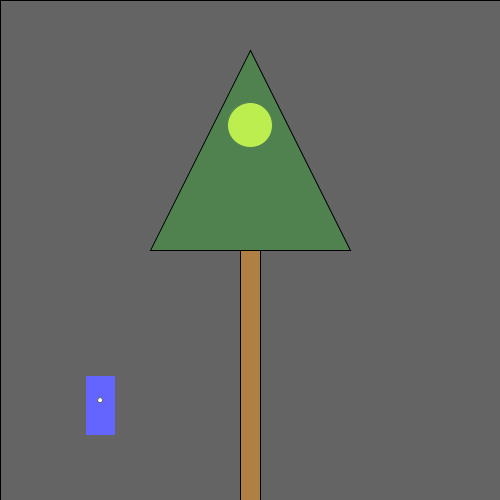
Frame 1 (no input)
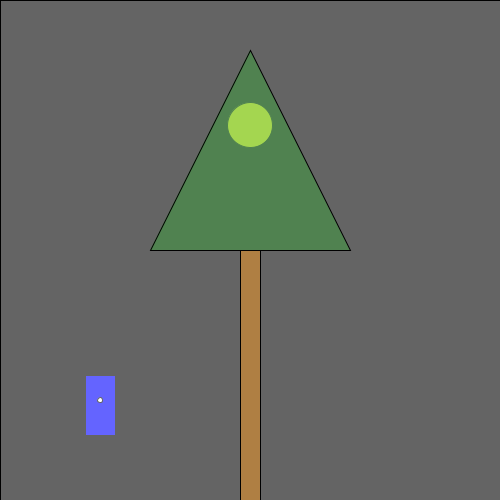
Frame 60 (the mouse pressed at the canvas centre just before this capture)
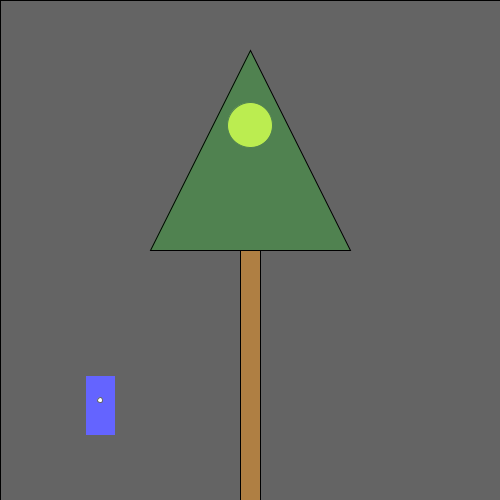
Frame 120 (the mouse held since frame 60 and released just before this capture)

The Processing sketch that drew these frames (run headless with seeded random() and noise(); from frame 60 on, the mouse is pressed at the canvas centre):

// Processing sketch: processing_109377
// ── processing_109377.pde

/*
  Norm Krumpe
  September 22, 2012
  Models a light that is triggered by motion (in this case, motion
  of the mouse).  The light also has a timer.  So, motion turns on the
  light, but a certain amount of time passing with no motion will
  cause the light to turn off again.
*/

// How close you need to get to the
// light sensor in order to turn on
// the light.  Higher values make it
// easier to trigger the light.  Distance
// is measured in pixels.
final int TRIGGER_DISTANCE = 50;

// The location of the sensor:
final int SWITCH_CENTER_X = 100;
final int SWITCH_CENTER_Y = 400;

// seconds until light shuts off automatically when there is no motion
final float SECONDS_UNTIL_AUTO_SHUTOFF = 10; 

// Light will initially be on because of this next value.
// Want the light off initially?  
// Set this to something less than SECONDS_UNTIL_AUTO_SHUTOFF
float timeOfLastTrigger = 0; 
boolean revealTriggerRegion = false;

// Just choose a window size
void setup() {
  size(500, 500);
}

// Each time the mouse moves, check to see
// if it triggered the motion sensor
void mouseMoved() {
  if (motionSensorWasTriggered()) {
    timeOfLastTrigger = millis()/1000.0;
  }
}

// When a key is pressed, toggle the "cheat" that
// reveals the motion sensor's trigger region.
void keyPressed() {
  revealTriggerRegion = !revealTriggerRegion;
}

// Draw the various parts of the scene
void draw() {
  background(0);

  drawLightSwitch();
  drawLamp();  
  drawTriggerRegion();
}

// Draws all components of the lamp
void drawLamp() {
  drawLight();
  fill(0, 255, 0, 50);
  triangle(250, 50, 350, 250, 150, 250);
  fill(175, 127, 67);
  rect(240, 250, 20, 250);
}

// How the light gets drawn depends on whether
// the lightbulb is lit.
void drawLight() {

  if (secondsSinceLastTrigger() < SECONDS_UNTIL_AUTO_SHUTOFF) {
    // If the light is on:
    int strength = (int)random(156, 256);
    fill(strength, strength, 0);
    ellipse(250, 125, 45, 45);
    fill(255, 100);
    rect(0, 0, width, height);
  }

  else {
    // Light is off:
    fill(10, 10, 0);
    ellipse(250, 125, 45, 45);
  }
}

// Draw the light switch/sensor
void drawLightSwitch() {
  fill(0, 0, 255);
  rect(SWITCH_CENTER_X - 15, SWITCH_CENTER_Y - 25, 30, 60);
  fill(255);
  ellipse(SWITCH_CENTER_X, SWITCH_CENTER_Y, 5, 5);
}

// Return true if the mouse triggered the sensor
boolean motionSensorWasTriggered() {
  return distanceFromLightSwitch() < TRIGGER_DISTANCE;
}

// Compute the distance between the mouse and the sensor
float distanceFromLightSwitch() {  
  return dist(mouseX, mouseY, SWITCH_CENTER_X, SWITCH_CENTER_Y);
}

// Determine how long it has been since the motion sensor
// was last turned on.
float secondsSinceLastTrigger() {
  return millis()/1000.0 - timeOfLastTrigger;
}

// Show a "cheat" region so that you know where the mouse
// needs to go in order to trigger the light sensor
void drawTriggerRegion() {
  if (revealTriggerRegion) {
    fill(255, 25);
    ellipse(SWITCH_CENTER_X, SWITCH_CENTER_Y, 
    TRIGGER_DISTANCE * 2, TRIGGER_DISTANCE * 2);
  }
}
